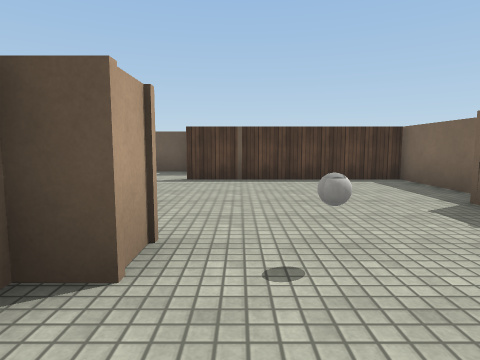
[1] (above)

12 first-person views from a walk through a scene from a Unity 3-D project. The camera is 1.2 m above the floor, tilts 6° down and sees 75° across. The floor is counted in squares, 1.38 m on a side. Each view is taken from the middle of a square. On the plan, view 1 faces up. The plan holds only what a view shows up to about 11 squares ahead; the rest is blank. The place goes on beyond the plan. The player character is not drawn. Surface patterns are stand-ins for the level's own textures.

[2]
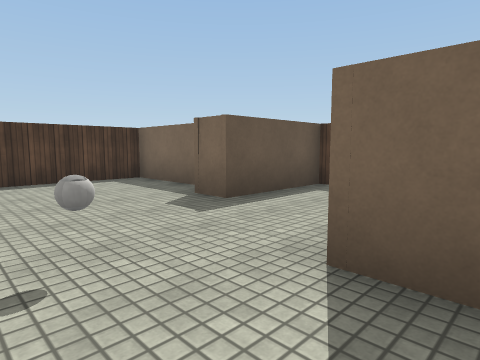

[3]
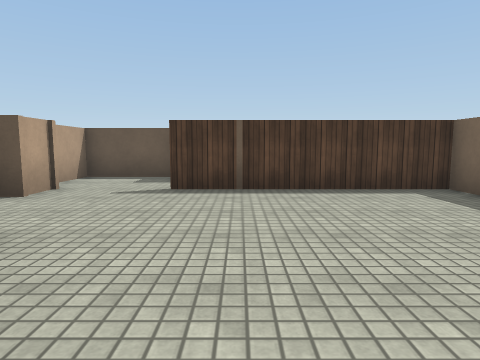

[4]
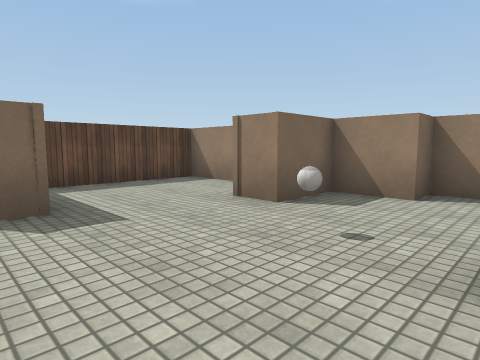

[5]
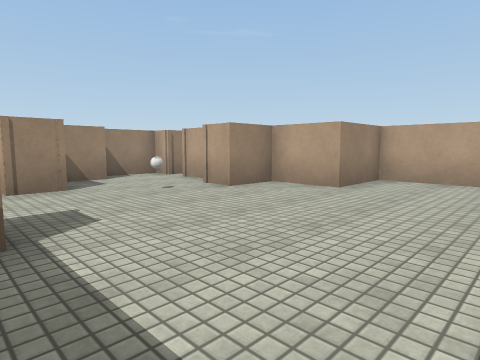

[6]
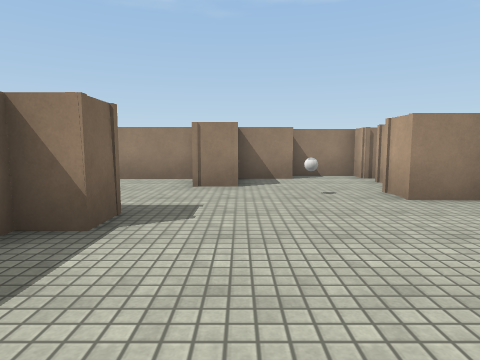

[7]
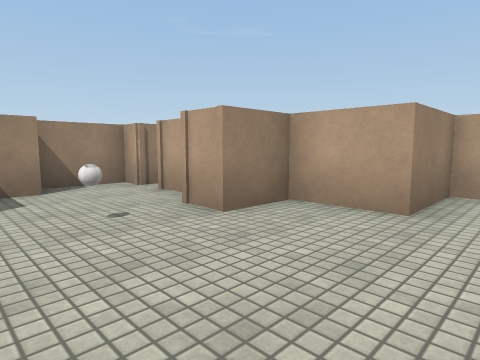

[8]
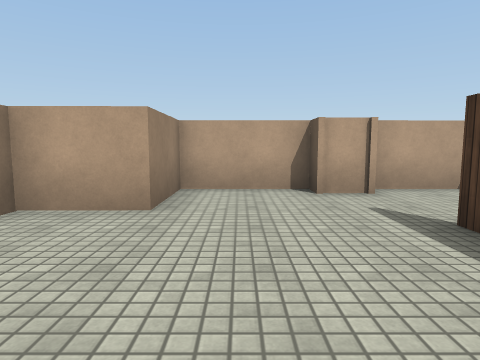

[9]
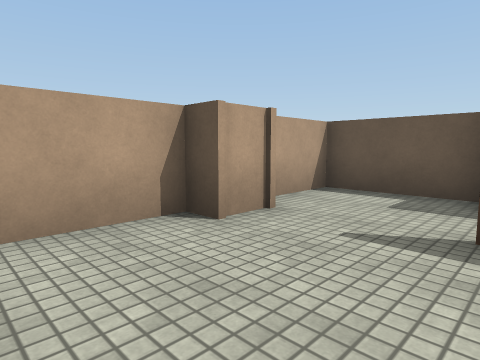

[10]
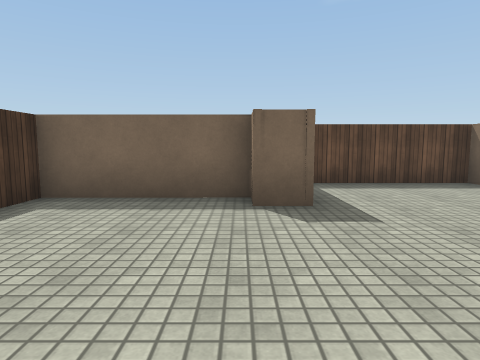

[11]
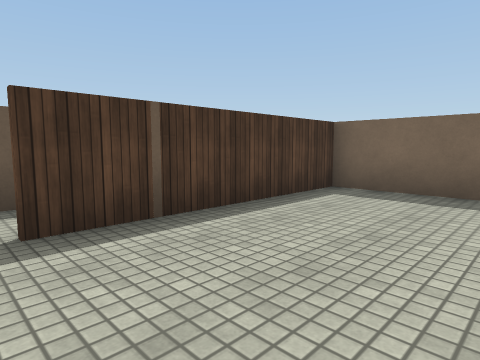

[12]
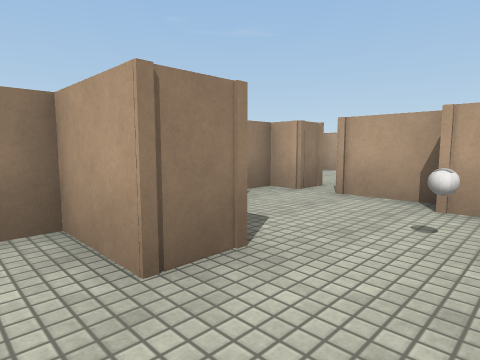

### Floor plan
Points are (right, up) in squares from view 1. A wall is a line through its corners. A room is listed if a view was taken in it or the views show most of it. See-through windows are left out.
Room 1 (views 1, 2, 3, 4, 5, 6, 7, 8, 9, 10, 11, 12)
walls: (-3.9, 8.6) (-3.9, 7.4) (-4.5, 7.4) (-4.5, 4.8) (-2.3, 4.8) (-2.3, 2.9) (-0.8, 2.9) (-0.8, 1.9) (-1.5, 1.9) (-1.5, 0); (-1.5, -0.8) (-1.5, -1.5) (0.6, -1.5) (0.6, -0.6) (2.1, -0.6) (2, 1.1) (3, 1.1) (3.1, -0.6) (6.6, -0.6) (6.6, 3.9) (3.6, 3.9) (3.6, 4.8) (4.4, 4.8) (4.3, 8.4) (-1.5, 8.4); (-1.8, 11.1) (-4.5, 11.1) (-4.5, 8.8)
objects: other object (1, 2)

Where each view was taken, in squares from view 1:
view 1: 0 up, 0 right, facing up
view 2: 0 up, 0 right, facing up-right
view 3: 2 up, 0 right, facing up
view 4: 5 up, 1 left, facing down-right
view 5: 8 up, 4 right, facing down-left
view 6: 8 up, 2 right, facing down
view 7: 6 up, 2 right, facing down-left
view 8: 6 up, 2 right, facing left
view 9: 5 up, 1 left, facing up-left
view 10: 5 up, 1 left, facing right
view 11: 5 up, 2 left, facing up-right
view 12: 3 up, 4 right, facing down-left
